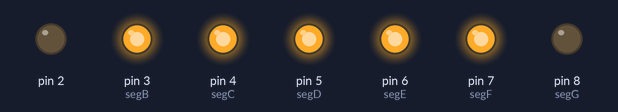
Recording of a sketch running on a simulated Arduino Uno, built with avr-gcc and run on an emulated ATmega328P. On the bench: output pins drawn as LEDs (lit = HIGH).

Above: at 0.5 s.
At 1.5 s:
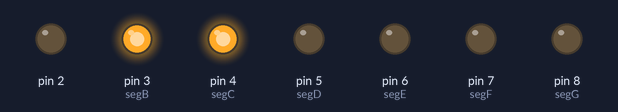
At 2.5 s:
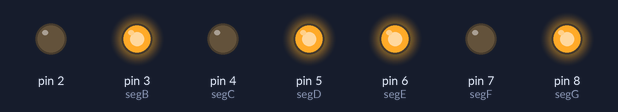
At 3.5 s:
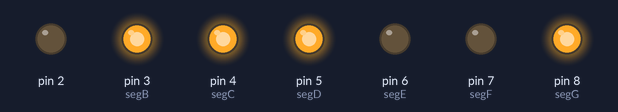
At 5.5 s:
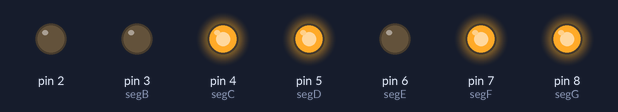
At 10.0 s:
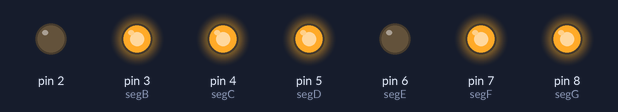
Timing chart, 0 to 14.3 s (numbered marks = the images above):
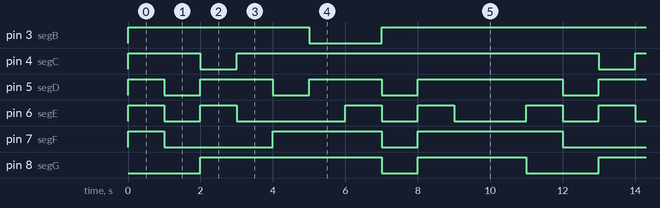

The sketch:

7-seg-counter.ino
```cpp
#define segA 1//connecting segment A to PIN2
#define segB 3// connecting segment B to PIN3
#define segC 4// connecting segment C to PIN4
#define segD 5// connecting segment D to PIN5
#define segE 6// connecting segment E to PIN6
#define segF 7// connecting segment F to PIN7
#define segG 8// connecting segment G to PIN8
int COUNT=0;//count integer for 0-9 increment
void setup()
{
for (int i=2;i<9;i++){
pinMode(i, OUTPUT);// taking all pins from 2-8 as output
}
}
void loop()
{
switch (COUNT)
{
case 0://when count value is zero show”0” on disp
digitalWrite(segA, HIGH);
digitalWrite(segB, HIGH);
digitalWrite(segC, HIGH);
digitalWrite(segD, HIGH);
digitalWrite(segE, HIGH);
digitalWrite(segF, HIGH);
digitalWrite(segG, LOW);
break;
case 1:// when count value is 1 show”1” on disp
digitalWrite(segA, LOW);
digitalWrite(segB, HIGH);
digitalWrite(segC, HIGH);
digitalWrite(segD, LOW);
digitalWrite(segE, LOW);
digitalWrite(segF, LOW);
digitalWrite(segG, LOW);
break;
case 2:// when count value is 2 show”2” on disp
digitalWrite(segA, HIGH);
digitalWrite(segB, HIGH);
digitalWrite(segC, LOW);
digitalWrite(segD, HIGH);
digitalWrite(segE, HIGH);
digitalWrite(segF, LOW);
digitalWrite(segG, HIGH);
break;
case 3:// when count value is 3 show”3” on disp
digitalWrite(segA, HIGH);
digitalWrite(segB, HIGH);
digitalWrite(segC, HIGH);
digitalWrite(segD, HIGH);
digitalWrite(segE, LOW);
digitalWrite(segF, LOW);
digitalWrite(segG, HIGH);
break;
case 4:// when count value is 4 show”4” on disp
digitalWrite(segA, LOW);
digitalWrite(segB, HIGH);
digitalWrite(segC, HIGH);
digitalWrite(segD, LOW);
digitalWrite(segE, LOW);
digitalWrite(segF, HIGH);
digitalWrite(segG, HIGH);
break;
case 5:// when count value is 5 show”5” on disp
digitalWrite(segA, HIGH);
digitalWrite(segB, LOW);
digitalWrite(segC, HIGH);
digitalWrite(segD, HIGH);
digitalWrite(segE, LOW);
digitalWrite(segF, HIGH);
digitalWrite(segG, HIGH);
break;
case 6:// when count value is 6 show”6” on disp
digitalWrite(segA, HIGH);
digitalWrite(segB, LOW);
digitalWrite(segC, HIGH);
digitalWrite(segD, HIGH);
digitalWrite(segE, HIGH);
digitalWrite(segF, HIGH);
digitalWrite(segG, HIGH);
break;
case 7:// when count value is 7 show”7” on disp
digitalWrite(segA, HIGH);
digitalWrite(segB, HIGH);
digitalWrite(segC, HIGH);
digitalWrite(segD, LOW);
digitalWrite(segE, LOW);
digitalWrite(segF, LOW);
digitalWrite(segG, LOW);
break;
case 8:// when count value is 8 show”8” on disp
digitalWrite(segA, HIGH);
digitalWrite(segB, HIGH);
digitalWrite(segC, HIGH);
digitalWrite(segD, HIGH);
digitalWrite(segE, HIGH);
digitalWrite(segF, HIGH);
digitalWrite(segG, HIGH);
break;
case 9:// when count value is 9 show”9” on disp
digitalWrite(segA, HIGH);
digitalWrite(segB, HIGH);
digitalWrite(segC, HIGH);
digitalWrite(segD, HIGH);
digitalWrite(segE, LOW);
digitalWrite(segF, HIGH);
digitalWrite(segG, HIGH);
break;
}
if (COUNT<10)
{
COUNT++;
delay(1000);///increment count integer for every second
}
if (COUNT==10)
{
COUNT=0;// if count integer value is equal to 10, reset it to zero.
delay(1000);

}
}
```

Measured:
- by itself, pin 3 (segB): repeats every 11.0 s: LOW 2.0 s, HIGH 9.0 s
- by itself, pin 4 (segC): repeats every 11.0 s: LOW 1.0 s, HIGH 10.0 s
- by itself, pin 5 (segD): repeats every 11.0 s: 2 × (LOW 1.0 s, HIGH 2.0 s), LOW 1.0 s, HIGH 4.0 s
- by itself, pin 6 (segE): repeats every 11.0 s: LOW 1.0 s, HIGH 1.0 s, LOW 3.0 s, HIGH 1.0 s, LOW 1.0 s, HIGH 1.0 s, LOW 2.0 s, HIGH 1.0 s
- by itself, pin 7 (segF): repeats every 11.0 s: LOW 3.0 s, HIGH 3.0 s, LOW 1.0 s, HIGH 4.0 s
- by itself, pin 8 (segG): repeats every 11.0 s: LOW 1.0 s, HIGH 3.0 s, LOW 2.0 s, HIGH 5.0 s
